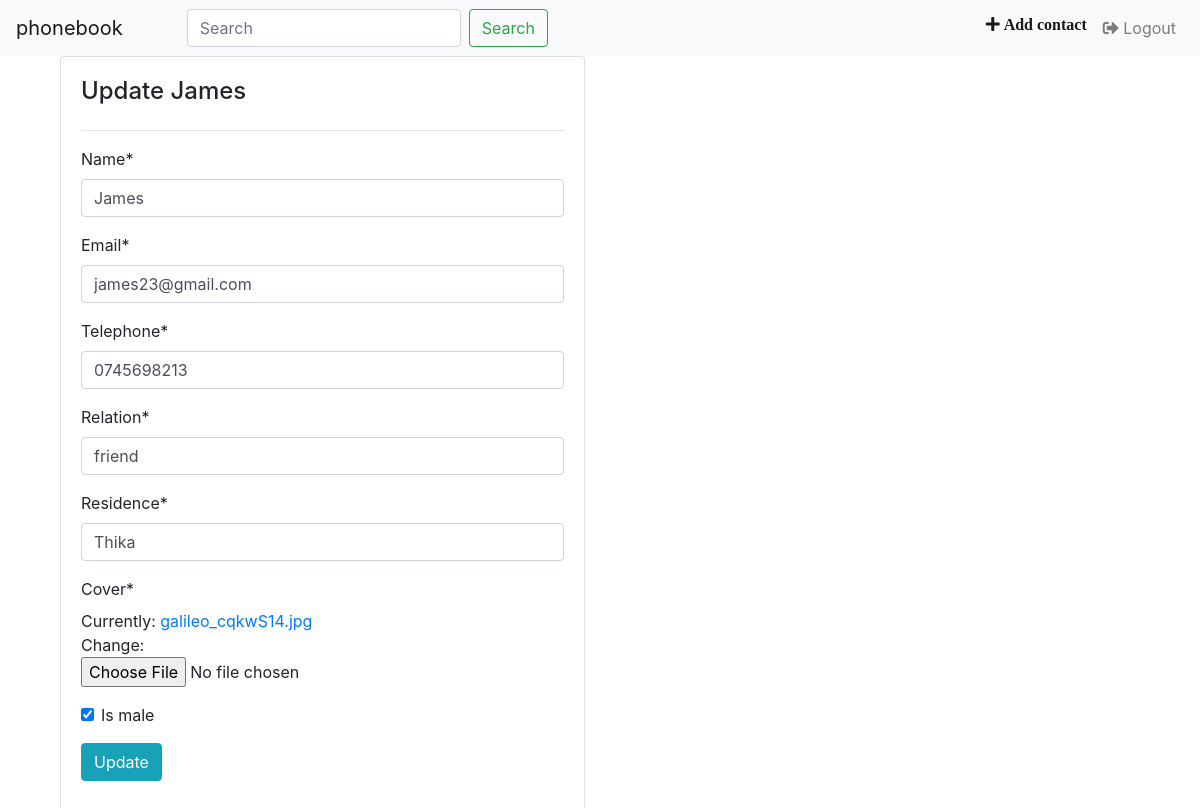
/1/update-contact, run on the app's committed database.
### phonebook/models.py (models this page shows, shortened)
class Contact(models.Model):
    user =models.ForeignKey(User, on_delete=models.CASCADE)
    name = models.CharField(max_length=45)
    email = models.EmailField()
    telephone = models.CharField(max_length=15)
    relation = models.CharField(max_length=45)
    residence = models.CharField(max_length=45)
    cover = models.FileField()
    is_male = models.BooleanField(default=True)
    created = models.DateTimeField(default=timezone.now)

### phonebook/views.py (the view)
# urls.py: path('<int:pk>/update-contact', views.ContactUpdateView.as_view(), name='update-contact'),
class ContactUpdateView(UpdateView):
    model = Contact
    fields = ['name', 'email', 'telephone', 'relation', 'residence', 'cover', 'is_male']

### phonebook/templates/phonebook/contact_form.html (shortened to what this page needs)
{% extends 'phonebook/base.html' %}
{%block content%}
{%load crispy_forms_tags%}
<div class="container">
    <div class="'row">
        <div class="col-sm-6">
            <div class="card card-body">
                <h4>{% if object%}Update {{ object.name}}{% else%}Add Contact{%endif%}</h4>
                <hr>
                <form class="for-horizontal" method="post" enctype="multipart/form-data">
                    {{ form|crispy}}
                    <div class="form-group">
                        <button type="submit" class="btn btn-info">{%if object%}Update{%else%} Submit{%endif%}</button>
                    </div>
                </form>
            </div>
        </div>
    </div>
</div>
{% endblock %}

### data on the page
Contact: name "James", email "james23@gmail.com", telephone "0745698213", relation "friend", residence "Thika", is_male "☑"
